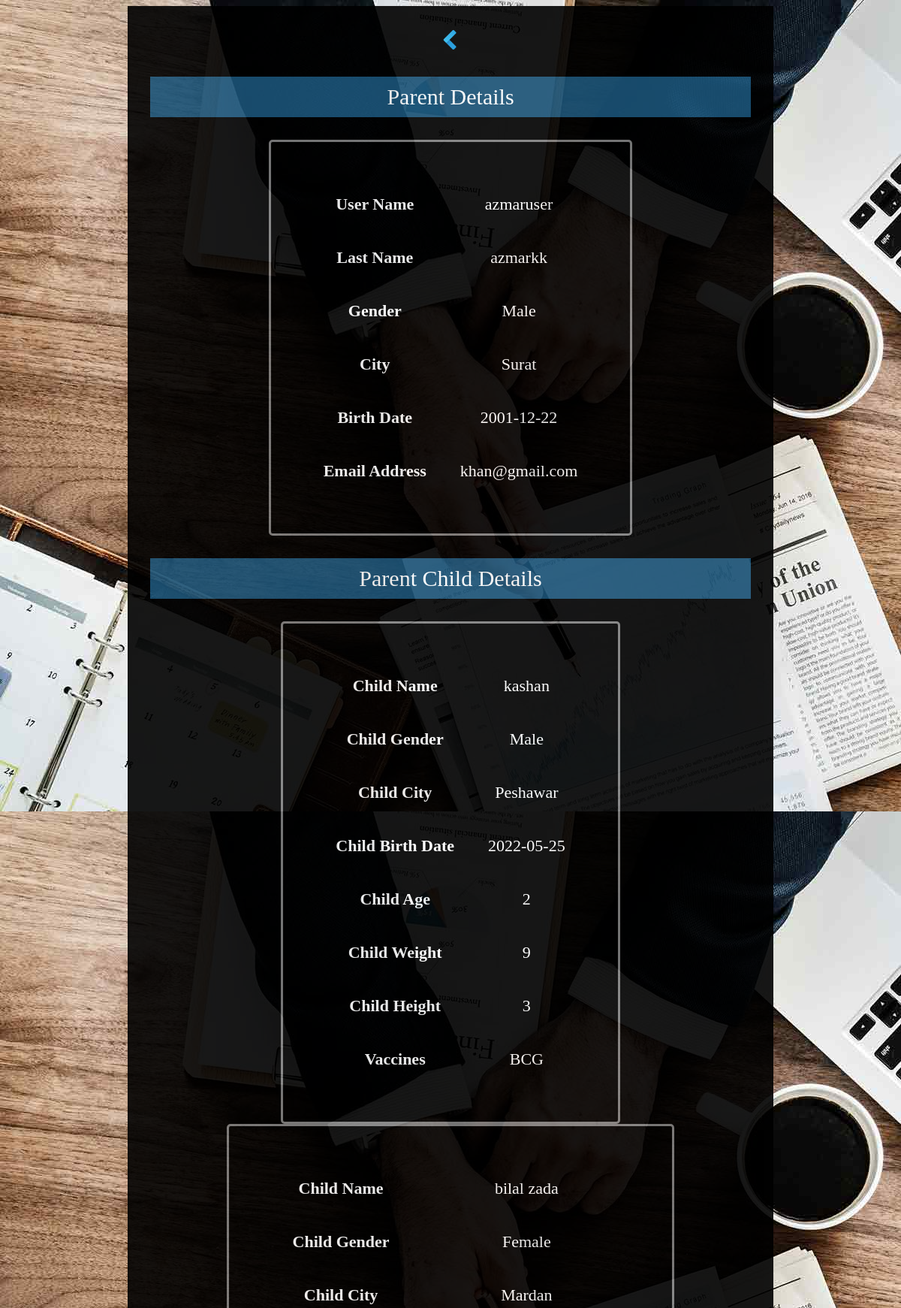
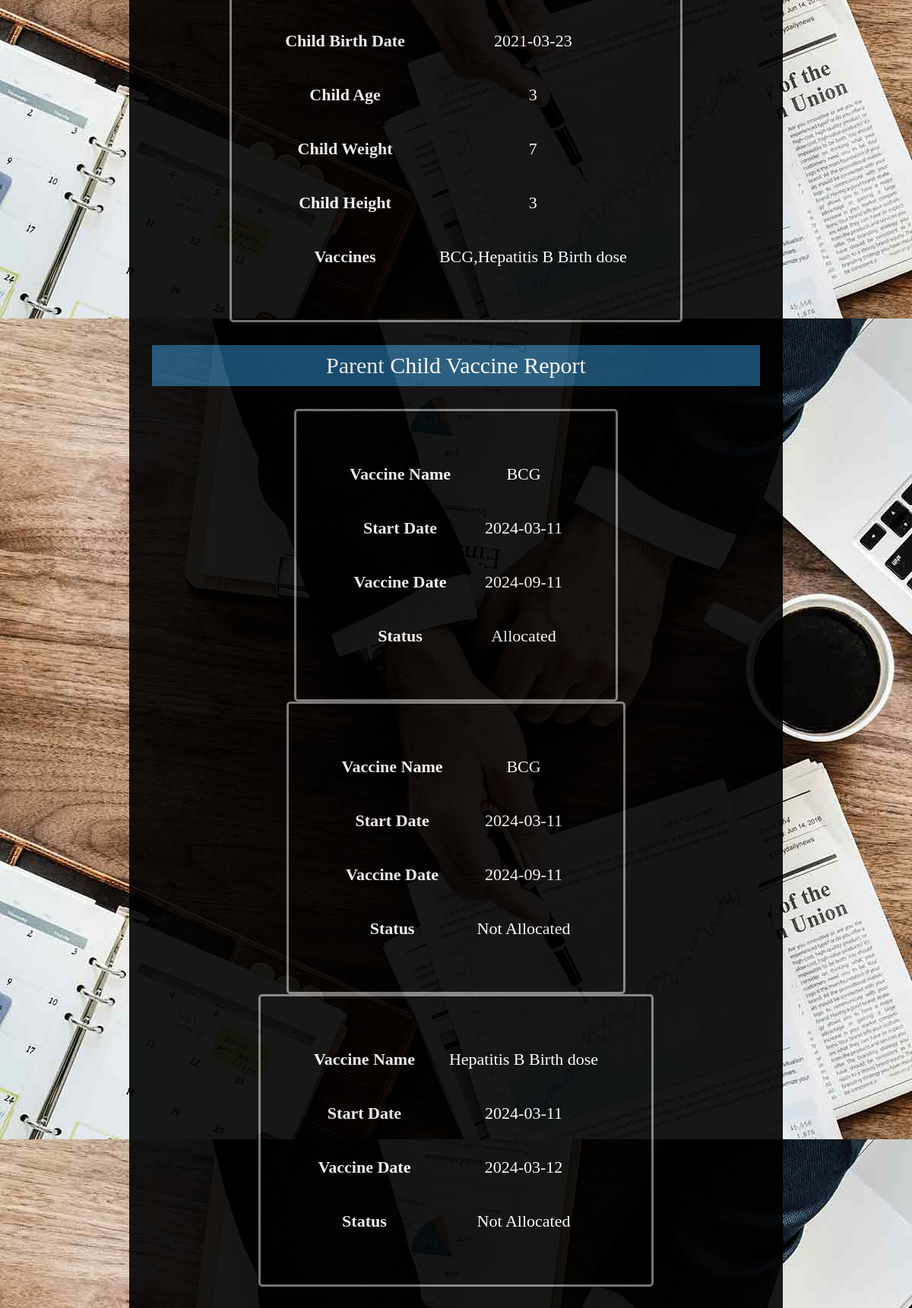
Screenshot of /parentreport.php?name=azmaruser with the database file from the repository (2 pictures, top to bottom).
### tables this page shows
CREATE TABLE `parent` (
  `p_username` varchar(15) NOT NULL,
  `p_lastname` varchar(15) DEFAULT NULL,
  `p_gender` varchar(8) NOT NULL,
  `p_city` varchar(30) DEFAULT NULL,
  `p_birth` date DEFAULT NULL,
  `p_email` varchar(30) DEFAULT NULL,
  `p_pass` varchar(25) DEFAULT NULL
);

CREATE TABLE `child` (
  `c_name` varchar(15) NOT NULL,
  `c_gender` varchar(8) DEFAULT NULL,
  `c_city` varchar(30) DEFAULT NULL,
  `c_birth` date DEFAULT NULL,
  `c_age` int(3) DEFAULT NULL,
  `c_weight` int(5) DEFAULT NULL,
  `c_height` int(5) DEFAULT NULL,
  `c_vaccine` varchar(100) DEFAULT NULL,
  `p_username` varchar(15) DEFAULT NULL
);

CREATE TABLE `vaccine_dates` (
  `name` varchar(50) NOT NULL,
  `v_date` date DEFAULT NULL,
  `timing` varchar(20) NOT NULL,
  `c_name` varchar(15) DEFAULT NULL,
  `p_username` varchar(15) DEFAULT NULL,
  `status` varchar(6) DEFAULT NULL
);

### parentreport.php (the view, shortened to what this page needs)
<!DOCTYPE html>
<html>
<head>
</head>
<body >
<center>
<div class="bg1">
	<a href="report.php"><img src="backarrow.png" width="30" height="30"></a>
	<p>Parent Details</p>
	<?php
		include 'database_connection.php';
		$p_username = $_REQUEST['name'];
		$query = "SELECT * FROM parent WHERE p_username='$p_username'";
		$result = mysqli_query($con,$query);
		while ($row = mysqli_fetch_array($result)) {
	?>
	<table class="tabel_style" cellpadding="15" cellspacing="15">
		<tr>
			<th>User Name</th>
			<td><?php echo $row['p_username']; ?></td>
		</tr>
		<tr>
			<th>Last Name</th>
			<td><?php echo $row['p_lastname']; ?></td>
		</tr>
		<tr>
			<th>Gender</th>
			<td><?php echo $row['p_gender']; ?></td>
		</tr>
		<tr>
			<th>City</th>
			<td><?php echo $row['p_city']; ?></td>
		</tr>
		<tr>
			<th>Birth Date</th>
			<td><?php echo $row['p_birth']; ?></td>
		</tr>
		<tr>
			<th>Email Address</th>
			<td><?php echo $row['p_email']; ?></td>
		</tr>
	</table>
	<?php
		}
		$p_username = $_REQUEST['name'];
		$query = "SELECT * FROM child WHERE p_username='$p_username'";
		$result = mysqli_query($con,$query);
		if(mysqli_num_rows($result) > 0)
		{
			echo "<p>Parent Child Details</p>";
			while ($row = mysqli_fetch_array($result)) {
		?>
		<table class="tabel_style" cellpadding="15" cellspacing="15">
			<tr>
				<th>Child Name</th>
				<td><?php echo $row['c_name']; ?></td>
			</tr>
			<tr>
				<th>Child Gender</th>
				<td><?php echo $row['c_gender']; ?></td>
			</tr>
			<tr>
				<th>Child City</th>
				<td><?php echo $row['c_city']; ?></td>
			</tr>
			<tr>
				<th>Child Birth Date</th>
				<td><?php echo $row['c_birth']; ?></td>
			</tr>
			<tr>
				<th>Child Age</th>
				<td><?php echo $row['c_age']; ?></td>
			</tr>
			<tr>
				<th>Child Weight</th>
				<td><?php echo $row['c_weight']; ?></td>
			</tr>
			<tr>
				<th>Child Height</th>
				<td><?php echo $row['c_height']; ?></td>
			</tr>
			<tr>
				<th>Vaccines</th>
				<td><?php echo $row['c_vaccine']; ?></td>
			</tr>
		</table>
		<?php
			}
		}
		else
			echo "<p> No Any Child Register For This Parent!";
		$p_username = $_REQUEST['name'];
		$query = "SELECT * FROM vaccine_dates WHERE p_username='$p_username'";
		$result = mysqli_query($con,$query);
		if(mysqli_num_rows($result) > 0)
		{
			echo "<p>Parent Child Vaccine Report</p>";
			while ($row = mysqli_fetch_array($result)) {
		?>
		<table class="tabel_style" cellpadding="15" cellspacing="15">
			<tr>
				<th>Vaccine Name</th>
				<td><?php echo $row['name']; ?></td>
			</tr>
			<tr>
				<th>Start Date</th>
				<td><?php echo $row['v_date']; ?></td>
			</tr>
			<tr>
				<th>Vaccine Date</th>
				<td><?php echo $row['timing']; ?></td>
			</tr>
			<tr>
				<th>Status</th>
				<td><?php
					if($row['status'] == 'false'){
						echo "Not Allocated";
					}
					else{
						echo "Allocated";
					}
						 ?></td>
			</tr>
		</table>
		<?php
			}
		}
		else
			echo "<p> No Any Parent Child Vaccine";
		?>
</div>
</center>
</body>
</html>

### parentreport.php (style rules this page uses)
body { background-repeat: no-repeat; background-size: cover; background: url('reportback.jpg'); }
.bg1 { opacity: 0.9; padding: 30px; background-color: black; width: 800px; }
.tabel_style { border-radius: 5px; border-style: solid; font-size: 22px; padding: 40px; text-align: center; color: white; font-family: Times New Roman; }
p { font-size: 30px; color: white; background-color: #1A5276; padding: 10px; text-align: center; font-family: Times New Roman; }

### rows the page displays
parent: p_username "azmaruser", p_lastname "azmarkk", p_gender "Male", p_city "Surat", p_birth "2001-12-22", p_email "khan@gmail.com"
child: c_name "kashan", c_gender "Male", c_city "Peshawar", c_birth "2022-05-25", c_age "2", c_weight "9", c_height "3", c_vaccine "BCG"
child: c_name "bilal zada", c_gender "Female", c_city "Mardan", c_birth "2021-03-23", c_age "3", c_weight "7", c_height "3", c_vaccine "BCG,Hepatitis B Birth dose"
vaccine_dates: name "BCG", v_date "2024-03-11", timing "2024-09-11", status "Allocated"
vaccine_dates: name "BCG", v_date "2024-03-11", timing "2024-09-11", status "Not Allocated"
vaccine_dates: name "Hepatitis B Birth dose", v_date "2024-03-11", timing "2024-03-12", status "Not Allocated"
